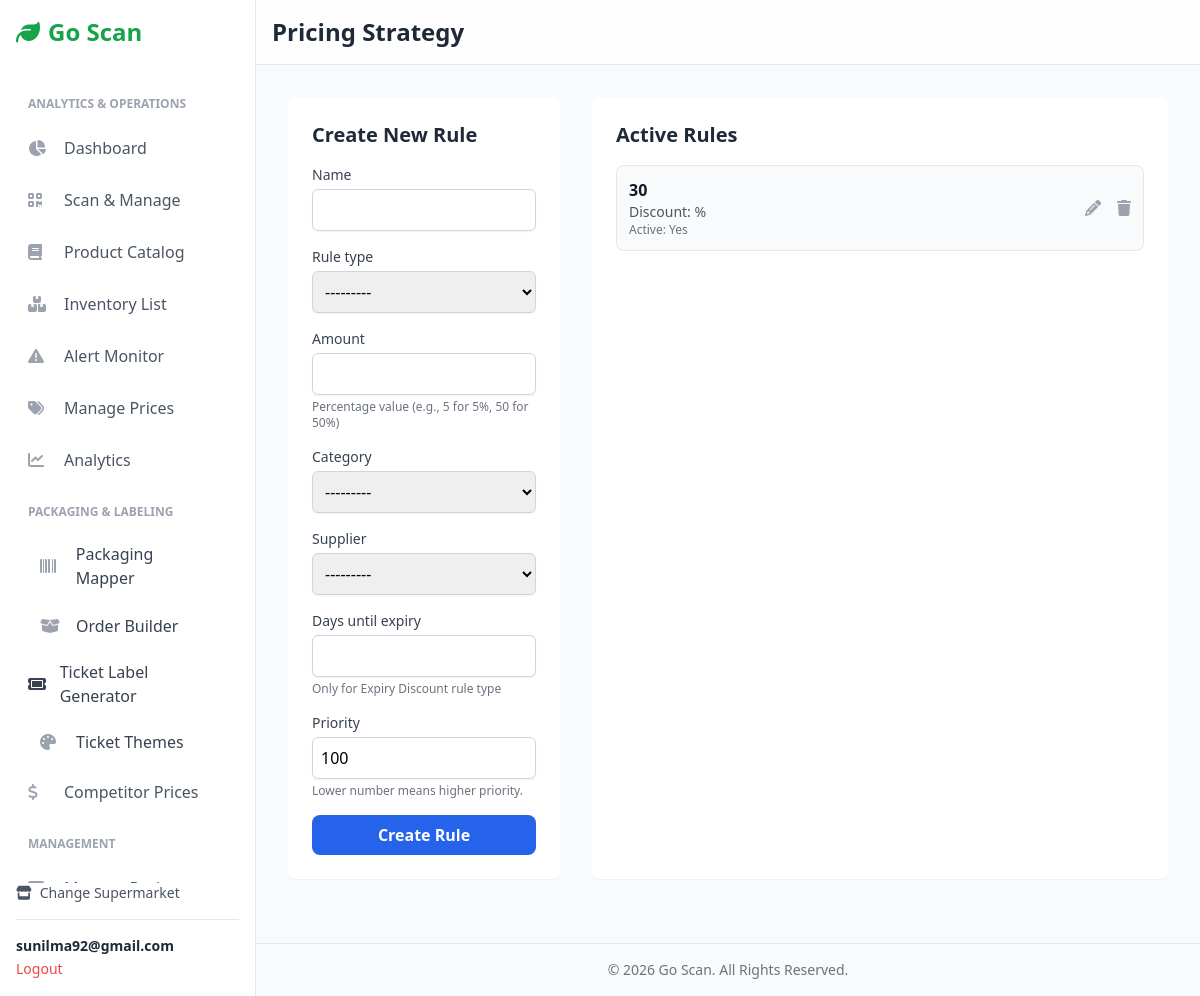
Page /pricing/supermarket/1/strategy/ (signed in) on the committed database.
### users/models.py (models this page shows, shortened)
class Account(AbstractBaseUser):
    first_name = models.CharField(max_length=50)
    last_name = models.CharField(max_length=50)
    username = models.CharField(max_length=50, unique=True)
    email = models.EmailField(max_length=100, unique=True)
    phone_number = models.CharField(max_length=50, blank=True)
    date_joined = models.DateTimeField(auto_now_add=True)
    last_login = models.DateTimeField(auto_now=True)
    is_admin = models.BooleanField(default=False)
    is_staff = models.BooleanField(default=False)
    is_active = models.BooleanField(default=True)  # <-- Changed to True
    is_superuser = models.BooleanField(default=False)
    USERNAME_FIELD = 'username'
    REQUIRED_FIELDS = ['email', 'first_name', 'last_name']
    objects = MyAccountManager()

### pricing/models.py (models this page shows, shortened)
class PricingRule(models.Model):
    class RuleType(models.TextChoices):
        MATCH_LOWEST = 'MATCH_LOWEST', 'Match Lowest Competitor'
        BEAT_LOWEST = 'BEAT_LOWEST', 'Beat Lowest Competitor by %'
        PROFIT_MARGIN = 'PROFIT_MARGIN', 'Maintain Profit Margin %'
        EXPIRY_DISCOUNT = 'EXPIRY_DISCOUNT', 'Discount by % based on Expiry'
    supermarket = models.ForeignKey(Supermarket, on_delete=models.CASCADE, related_name='pricing_rules')
    name = models.CharField(max_length=255)
    rule_type = models.CharField(max_length=20, choices=RuleType.choices)
    amount = models.DecimalField(max_digits=5, decimal_places=2,
                                 help_text="Percentage value (e.g., 5 for 5%, 50 for 50%)")
    category = models.ForeignKey(Category, on_delete=models.CASCADE, null=True, blank=True)
    supplier = models.ForeignKey(Supplier, on_delete=models.CASCADE, null=True, blank=True)
    days_until_expiry = models.IntegerField(null=True, blank=True, help_text="Only for Expiry Discount rule type")
    priority = models.IntegerField(default=100, help_text="Lower number means higher priority.")
    is_active = models.BooleanField(default=True,
                                    help_text="Uncheck this to disable the promotion without deleting it.")
    class Meta:
        ordering = ['priority']

### pricing/views.py (the view)
# urls.py: path('supermarket/<int:supermarket_id>/strategy/', views.pricing_strategy_view, name='pricing_strategy'),
@login_required(login_url='account_login')
def pricing_strategy_view(request, supermarket_id):
    supermarket = get_object_or_404(Supermarket, pk=supermarket_id, owner=request.user)
    if request.method == 'POST':
        form = PricingRuleForm(request.POST)
        if form.is_valid():
            rule = form.save(commit=False)
            rule.supermarket = supermarket
            rule.save()
            messages.success(request, 'New pricing rule created.')
            return redirect('pricing:pricing_strategy', supermarket_id=supermarket.id)
        else:
            messages.error(request, "Please correct the errors below.")
    else:
        form = PricingRuleForm()
    rules = supermarket.pricing_rules.all().order_by('priority')
    context = {'supermarket': supermarket, 'rules': rules, 'form': form}
    return render(request, 'inventory/management/pricing_strategy.html', context)

### pricing/forms.py
class PricingRuleForm(forms.ModelForm):
    class Meta:
        model = PricingRule
        fields = ['name', 'rule_type', 'amount', 'category', 'supplier', 'days_until_expiry', 'priority']
        widgets = {
            'name': forms.TextInput(attrs={'class': 'mt-1 w-full p-2 border border-gray-300 rounded-md shadow-sm'}),
            'rule_type': forms.Select(attrs={'class': 'mt-1 w-full p-2 border border-gray-300 rounded-md shadow-sm'}),
            'amount': forms.NumberInput(attrs={'class': 'mt-1 w-full p-2 border border-gray-300 rounded-md shadow-sm'}),
            'category': forms.Select(attrs={'class': 'mt-1 w-full p-2 border border-gray-300 rounded-md shadow-sm'}),
            'supplier': forms.Select(attrs={'class': 'mt-1 w-full p-2 border border-gray-300 rounded-md shadow-sm'}),
            'days_until_expiry': forms.NumberInput(attrs={'class': 'mt-1 w-full p-2 border border-gray-300 rounded-md shadow-sm'}),
            'priority': forms.NumberInput(attrs={'class': 'mt-1 w-full p-2 border border-gray-300 rounded-md shadow-sm'}),
        }

### Inventory/models.py (called while the page is built)
    def __str__(self): return self.name

### templates/inventory/management/pricing_strategy.html (shortened to what this page needs)
{% extends "inventory/base.html" %}
{% block header %}Pricing Strategy{% endblock %}
{% block content %}
<div class="max-w-4xl mx-auto">
    <div class="grid grid-cols-1 md:grid-cols-3 gap-8">
        <div class="md:col-span-1 bg-white p-6 rounded-lg shadow-sm h-fit">
            <h2 class="text-xl font-bold text-gray-800 mb-4">Create New Rule</h2>
            <form method="POST" action="{% url 'pricing:pricing_strategy' supermarket.id %}" class="space-y-4">
                {% for field in form %}
                <div>
                    <label for="{{ field.id_for_label }}" class="block text-sm font-medium text-gray-700">{{ field.label }}</label>
                    {{ field }}
                    {% if field.help_text %}
                        <p class="text-xs text-gray-500 mt-1">{{ field.help_text }}</p>
                    {% endif %}
                </div>
                {% endfor %}
                <button type="submit" class="w-full bg-blue-600 text-white font-semibold py-2 rounded-lg hover:bg-blue-700">Create Rule</button>
            </form>
        </div>
        <div class="md:col-span-2 bg-white p-6 rounded-lg shadow-sm">
            <h2 class="text-xl font-bold text-gray-800 mb-4">Active Rules</h2>
            <div class="space-y-3">
                {% for rule in rules %}
                    <div class="p-3 border rounded-lg bg-gray-50 flex justify-between items-center">
                        <div>
                            <p class="font-semibold text-gray-900">{{ rule.name }}</p>
                            <p class="text-sm text-gray-600">
                                Discount: {{ rule.discount_percentage }}%
                            </p>
                             <p class="text-xs text-gray-500">Active: {% if rule.is_active %}Yes{% else %}No{% endif %}</p>
                        </div>
                        <div class="flex items-center gap-4 flex-shrink-0">
                            <a href="{% url 'pricing:pricing_rule_edit' supermarket.id rule.id %}" class="text-gray-400 hover:text-blue-600" title="Edit Rule">
                                <i class="fas fa-pencil-alt"></i>
                            </a>
                            <form method="POST" action="{% url 'pricing:pricing_rule_delete' supermarket.id rule.id %}" onsubmit="return confirm('Are you sure you want to delete the rule \'{{ rule.name|escapejs }}\'?');">
                                <button type="submit" class="text-gray-400 hover:text-red-600" title="Delete Rule">
                                    <i class="fas fa-trash"></i>
                                </button>
                            </form>
                        </div>
                        </div>
                {% empty %}
                    <p class="text-gray-500 text-center py-4 text-sm">No pricing rules created yet.</p>
                {% endfor %}
            </div>
        </div>
    </div>
</div>
{% endblock %}

### templates/inventory/base.html (shortened to what this page needs)
{% load static %}
<!DOCTYPE html>
<html lang="en">
<head>
    <script src="https://cdn.tailwindcss.com"></script>
    <link rel="stylesheet" href="https://cdnjs.cloudflare.com/ajax/libs/font-awesome/6.4.0/css/all.min.css">
</head>
<body class="bg-gray-50 font-sans">
    <aside id="sidebar" class="w-64 bg-white text-gray-800 p-4 border-r border-gray-200 fixed h-full flex flex-col z-30 md:translate-x-0">
        <div class="text-2xl font-bold text-green-600 mb-8 flex items-center">
            <i class="fas fa-leaf mr-2"></i>
            <span>Go Scan</span>
        </div>
        <nav class="space-y-1 flex-grow overflow-y-auto">
            {% if supermarket %}
                <p class="px-3 pt-4 pb-2 text-xs font-semibold text-gray-400 uppercase">Analytics & Operations</p>
                <a href="{% url 'inventory:supermarket_dashboard' supermarket.id %}" class="sidebar-link flex items-center p-3 rounded-lg text-gray-600 hover:bg-gray-200">
                    <i class="fas fa-chart-pie w-6 mr-3 text-gray-400"></i> Dashboard
                </a>
                <a href="{% url 'inventory:scan_item' supermarket.id %}" class="sidebar-link flex items-center p-3 rounded-lg text-gray-600 hover:bg-gray-200">
                    <i class="fas fa-qrcode w-6 mr-3 text-gray-400"></i> Scan & Manage
                </a>
                <a href="{% url 'inventory:product_list' supermarket.id %}" class="sidebar-link flex items-center p-3 rounded-lg text-gray-600 hover:bg-gray-200">
                    <i class="fas fa-book w-6 mr-3 text-gray-400"></i> Product Catalog
                </a>
                <a href="{% url 'inventory:inventory_list' supermarket.id %}" class="sidebar-link flex items-center p-3 rounded-lg text-gray-600 hover:bg-gray-200">
                    <i class="fas fa-boxes-stacked w-6 mr-3 text-gray-400"></i> Inventory List
                </a>
                <a href="{% url 'pricing:alert_monitor' supermarket.id %}" class="sidebar-link flex items-center p-3 rounded-lg text-gray-600 hover:bg-gray-200">
                    <i class="fas fa-triangle-exclamation w-6 mr-3 text-gray-400"></i> Alert Monitor
                </a>
                    <a href="{% url 'product_pricing:manage_product_prices' supermarket.id %}" class="sidebar-link flex items-center p-3 rounded-lg text-gray-600 hover:bg-gray-200">
                        <i class="fas fa-tags w-6 mr-3 text-gray-400"></i> Manage Prices
                    </a>
            <a href="{% url 'analytics:dashboard' supermarket.id %}"
   class="sidebar-link flex items-center p-3 rounded-lg text-gray-600 hover:bg-gray-200">
    <i class="fas fa-chart-line w-6 mr-3 text-gray-400"></i>
    <span>Analytics</span>
</a>
<p class="px-3 pt-4 pb-2 text-xs font-semibold text-gray-400 uppercase">
    Packaging & Labeling
</p>
<a href="{% url 'packaging:scan_unit' supermarket.id %}"
   class="sidebar-link flex items-center px-4 py-2.5 rounded-lg mx-2 text-gray-700 hover:bg-gray-100">
    <i class="fas fa-barcode w-6 mr-3 text-gray-400"></i>
    <span>Packaging Mapper</span>
</a>
<a href="{% url 'packaging:order_builder' supermarket.id %}"
   class="sidebar-link flex items-center px-4 py-2.5 rounded-lg mx-2 text-gray-700 hover:bg-gray-100">
    <i class="fas fa-box-open w-6 mr-3 text-gray-400"></i>
    <span>Order Builder</span>
</a>
            <a href="{% url 'ticket:ticket_list' supermarket.id %}"
           class="sidebar-link flex items-center gap-3 rounded-xl px-3 py-2 text-gray-700 hover:bg-gray-100">
            <i class="fas fa-ticket w-5"></i> Ticket Label Generator
        </a>
<a href="{% url 'ticket:ticket_theme_list' supermarket.id %}"
   class="sidebar-link flex items-center px-4 py-2.5 rounded-lg mx-2 text-gray-700 hover:bg-gray-100">
    <i class="fas fa-palette w-6 mr-3 text-gray-400"></i>
    <span>Ticket Themes</span>
</a>
            <a href="{% url 'competitor:competitor_compare' supermarket.id %}" class="sidebar-link flex items-center p-3 rounded-lg text-gray-600 hover:bg-gray-200"><i class="fas fa-dollar-sign w-6 mr-3 text-gray-400"></i> Competitor Prices</a>
                <p class="px-3 pt-4 pb-2 text-xs font-semibold text-gray-400 uppercase">Management</p>
            <a href="{% url 'inventory:rack_list' supermarket.id %}" class="sidebar-link flex items-center p-3 rounded-lg text-gray-600 hover:bg-gray-200">
                    <i class="fas fa-th-large w-6 mr-3 text-gray-400"></i> Manage Racks
                </a>
            {% endif %}
        </nav>
        <div class="mt-auto">
            <a href="{% url 'inventory:home' %}" class="text-sm text-gray-600 hover:text-green-600 flex items-center mb-4"><i class="fas fa-store mr-2"></i> Change Supermarket</a>
            {% if user.is_authenticated %}
            <div class="border-t pt-4">
                <p class="text-sm font-semibold truncate">{{ user.email }}</p>
                <a href="{% url 'account_logout' %}" class="text-sm text-red-500 hover:underline">Logout</a>
            </div>
            {% endif %}
        </div>
    </aside>
    <div class="flex-1 md:ml-64">
        <header class="bg-white/80 backdrop-blur-md sticky top-0 z-10 p-4 border-b border-gray-200 flex items-center justify-between">
            <h1 class="text-xl md:text-2xl font-bold text-gray-800">
                {% block header %}{% endblock %}
            </h1>
        </header>
        <main class="p-4 sm:p-6 md:p-8">
            {% block content %}{% endblock %}
        </main>
         <footer class="text-center p-4 text-sm text-gray-500 border-t mt-8">
            © {% now "Y" %} Go Scan. All Rights Reserved.
        </footer>
    </div>
</body>
</html>

### templates/inventory/base.html (style rules this page uses)
#sidebar { transition: transform 0.3s ease-in-out; }

### rows in the picture
Account: email "sunilma92@gmail.com"
PricingRule: name "30", is_active "Yes"

### other values in the picture
{{ field.label }} "Name" "Rule type" "Amount" "Category" "Supplier" "Days until expiry" "Priority"
{{ field.help_text }} "Percentage value (e.g., 5 for 5%, 50 for 50%)" "Only for Expiry Discount rule type" "Lower number means higher priority."
